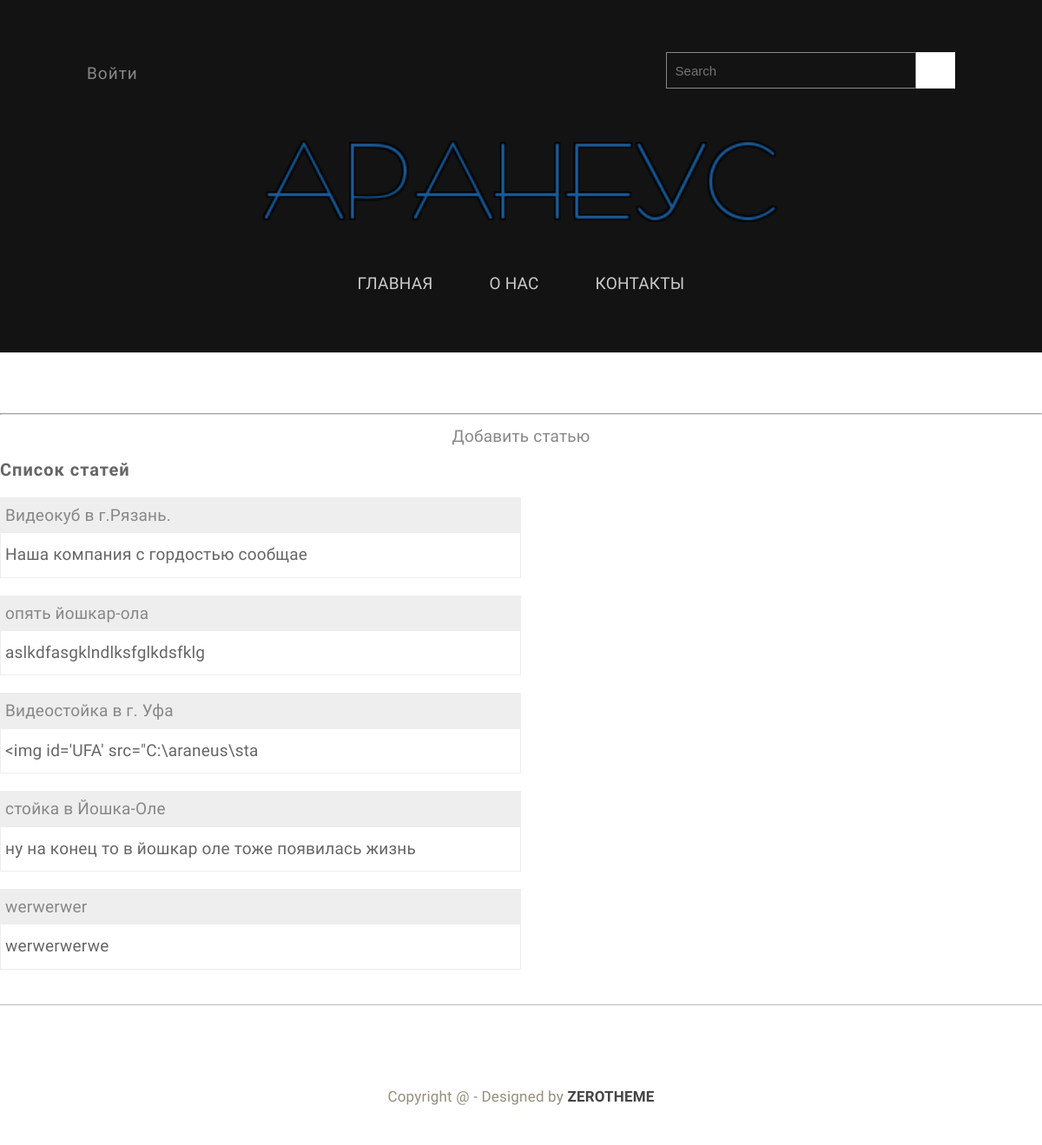
/admin, run on an earlier commit of the app's database.
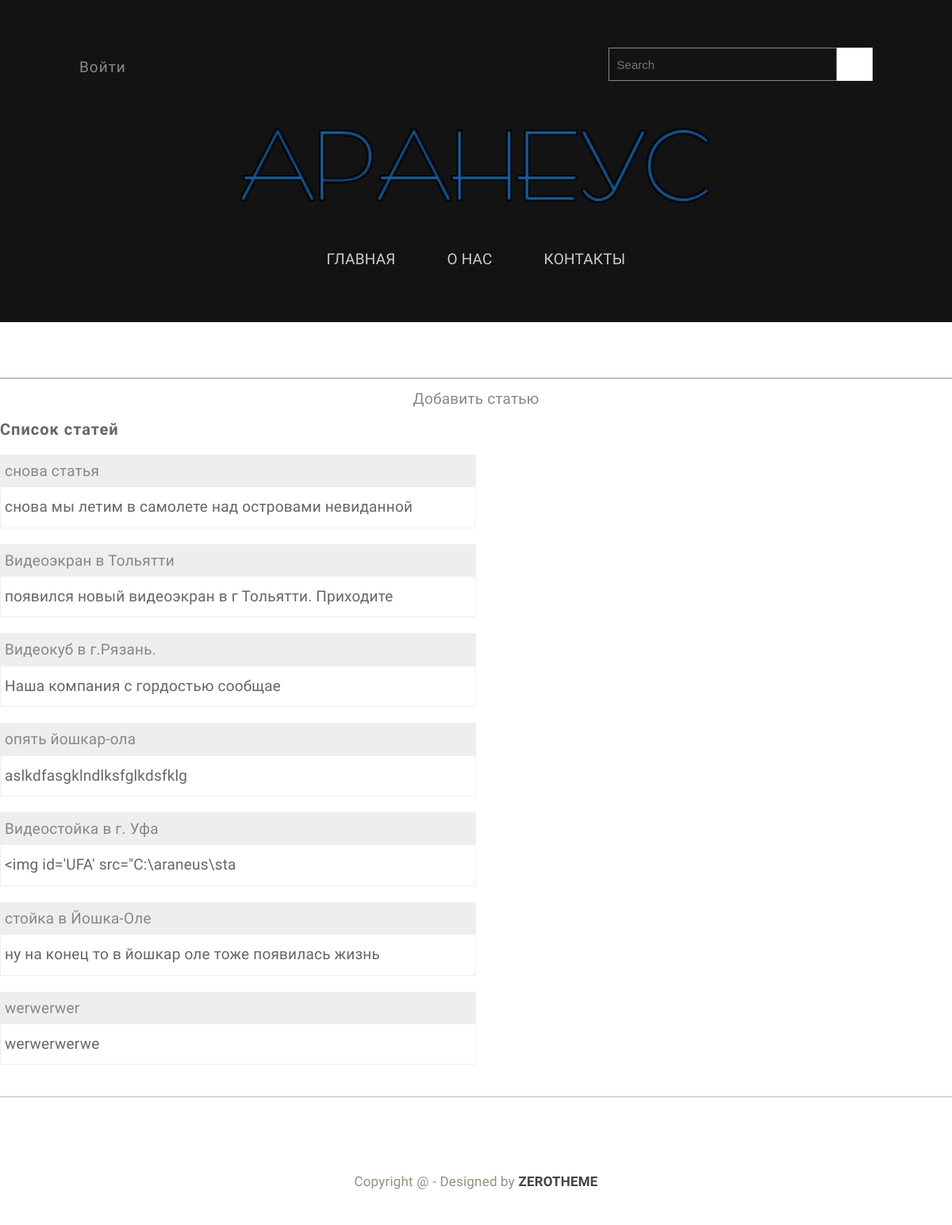
And on a later commit of the database.
### tables this page shows
CREATE TABLE mainmenu (
id integer PRIMARY KEY AUTOINCREMENT,
title text NOT NULL,
url text NOT NULL
);

CREATE TABLE "posts" (
	"id"	integer,
	"title"	text NOT NULL,
	"text"	text NOT NULL,
	"url"	text NOT NULL,
	"time"	integer NOT NULL,
	PRIMARY KEY("id" AUTOINCREMENT)
);

### app.py (the view)
@app.route('/admin')
def admin():
    db = get_db()
    dbase = FDataBase(db)
    return render_template('admin.html',menu=dbase.getMenu(),  title='панель администратора', posts=dbase.getPostsAnonce())

### FDataBase.py (called while the page is built)
    def getMenu(self):
        sql = '''SELECT * FROM mainmenu'''
        try:
            self.__cur.execute(sql)
            res = self.__cur.fetchall()
            if res: return res
        except:
            print("Ошибка чтения из БД")
        return []

    def getPostsAnonce(self):
        try:
            self.__cur.execute(f"SELECT id, title, text, url FROM posts ORDER BY time DESC")
            res = self.__cur.fetchall()
            if res: return res
        except sqlite3.Error as e:
            print("Ошибка получения статьи из БД " + str(e))
        return []

### app.py (called while the page is built)
def connect_db():
    conn = sqlite3.connect(app.config['DATABASE'])
    conn.row_factory = sqlite3.Row
    return conn

def get_db():
    if not hasattr(g, 'link_db'):
       g.link_db = connect_db()
    return g.link_db

### templates/admin.html (shortened to what this page needs)
{% extends 'base.html' %}
{% block content %}
    <hr>
    <p align="center" ><a href="add_post">Добавить статью</a></p>
    <h3>Список статей</h3>
     <ul class="list-posts">
        {% for p in posts %}
            <li>
                <p class="title"><a  href="{{ url_for('showPost', id_post=p.id) }}">{{ p.title }}</a></p>
                <p class="annonce"><span>{{ p.text[:50] | striptags }}</span></p>
            </li>
        {% endfor %}
    </ul>
{% endblock %}

### templates/include/header.html (shortened to what this page needs)
<header class="main-header">
    <div class="zerogrid">
        <div id="top">
            <div class="row">
                <div class="col-2-3">
                    <ul class="list-inline top-link link">
                        <li><a href="{{ url_for('login') }}">Войти</a></li>
                    </ul>
                </div>
                <div class="col-1-3">
                    <div class="top-search">
                        <form id="form-container" action="">
                            <a class="search-submit-button" href="javascript:void(0)">
                            </a>
                            <div id="searchtext">
                                <input type="text" id="s" name="s" placeholder="Search">
                            </div>
                        </form>
                    </div>
                </div>
            </div>
        </div>
        <div class="t-center">
            <a class="site-branding" href="#">
                <img src="/static/images/logo.png" width="600px"/>
            </a>
            {%- block mainmenu -%}
                <div id='cssmenu' class="align-center">
                    <ul>
                        {% for p in menu %}
                            <li class="list"><a href={{ p.url }}><span>{{ p.title }}</span></a></li>
                        {% endfor %}
                    </ul>
                </div>
            {% endblock mainmenu %}
        </div>
    </div>
</header>

What changed in the data, as far as the page shows it:
added posts: title "снова статья", text "снова мы летим в самолете над островами невиданной"
added posts: title "Видеоэкран в Тольятти", text "появился новый видеоэкран в г Тольятти. Приходите"
